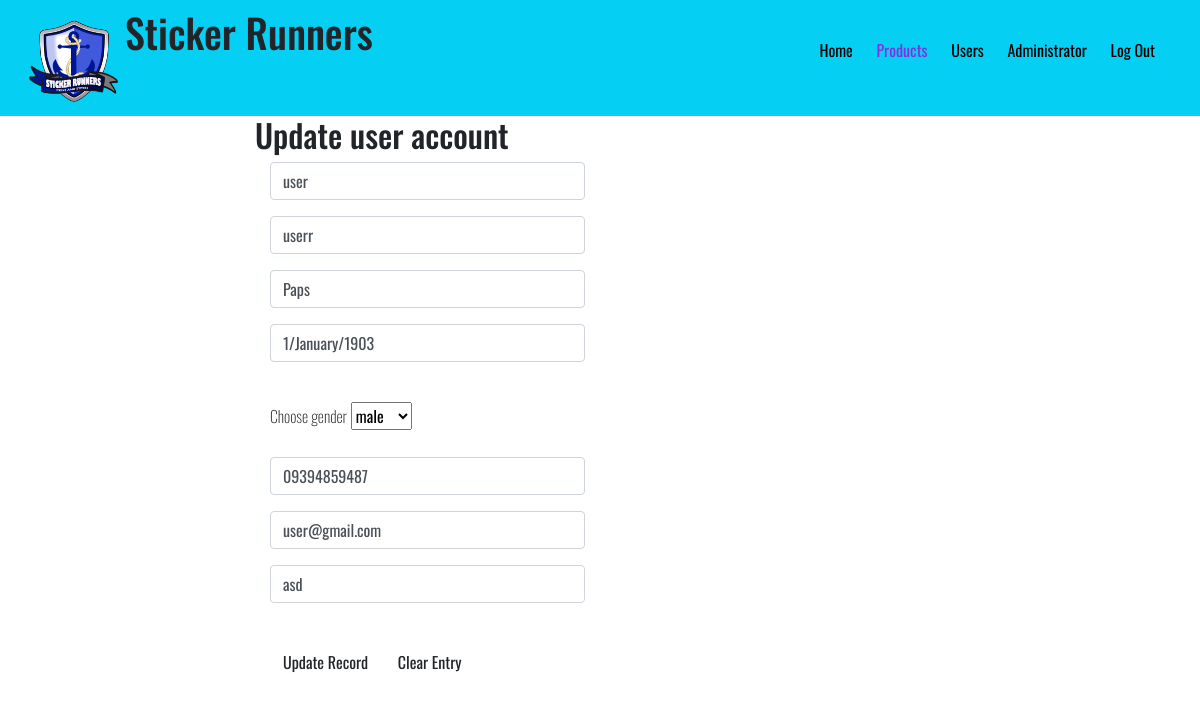
The app's page /adminuseredit.php?id=6 (signed in) with its own data.
### tables this page shows
CREATE TABLE `user` (
  `user_id` int(100) NOT NULL,
  `firstname` varchar(100) NOT NULL,
  `lastname` varchar(100) NOT NULL,
  `username` varchar(100) NOT NULL,
  `username2` varchar(100) NOT NULL,
  `birthday` varchar(100) NOT NULL,
  `gender` varchar(100) NOT NULL,
  `number` varchar(100) NOT NULL,
  `email` varchar(100) NOT NULL,
  `email2` varchar(100) NOT NULL,
  `password` varchar(100) NOT NULL,
  `password2` varchar(100) NOT NULL,
  `profile_picture` varchar(100) NOT NULL,
  `cover_picture` varchar(100) NOT NULL,
  `datejoin` varchar(100) NOT NULL
);

### adminsession.php (called while the page is built, shortened)
<?php
include("includes/database.php");
$id = $_SESSION['id'];
$query=mysqli_query ($con,"SELECT * FROM admin WHERE user_id ='$id'");
$row=mysqli_fetch_array($query);
$username=$row['username'];
?>

### adminuseredit.php (the view, shortened to what this page needs)
<!DOCTYPE html>
<html lang="en">
<head>
    <link href="css/bootstrap.min.css" rel="stylesheet">
    <link href="adminprodstyle.css" rel="stylesheet">
</head>
<body>
<?php include ('adminsession.php');?>
<div class="top">
        <div class="navbar">
            <div class="logo">
                <img src="image/logo.png" alt="" width="100px">
                <h1> Sticker Runners</h1>
            </div>
            <nav>
                <ul>
                    <li id="home"><a href="adminhome.php">Home</a></li>
                    <li id="products"><a href="adminproduct.php">Products</a></li>
                    <li id="about"><a href="adminuser.php">Users</a></li>
                    <li><a href="adminprofile.php" title="<?php echo $username ?>"><?php echo $username ?></label></a></li>
                    <li><a href="logout.php" title="Log out">Log Out</a></li>
                </ul>
            </nav>
        </div>
    </div>
    <div class="mid">
    <div class="col-lg-12">
                  <h2>Update user account</h2>
                  <?php
                  $idp = $_GET["id"];
                  include('includes/database.php');
                  $query="SELECT * from user WHERE user_id=$idp";
                  $result = mysqli_query($con, $query);
                  $row = mysqli_fetch_assoc($result);
                    $fn = $row['firstname'];
                    $ln = $row['lastname'];
                    $us = $row['username'];
                    $birthday  = $row['birthday'];
                    $gender = $row['gender'];
                    $number = $row['number'];
                    $email = $row['email'];
                    $pass = $row['password'];
                  ?>
                      <div class="col-lg-6">
                        <form method="post" action="adminupdateuser.php?id=<?php echo $idp?>">
                            <div class="form-group">
                                <input class="form-control" value="<?php echo $fn ?>" name="fn">
                            </div>
                            <div class="form-group">
                                <input class="form-control" value="<?php echo $ln ?>" name="ln">
                            </div>
                            <div class="form-group">
                                <input class="form-control" value="<?php echo $us ?>" name="us">
                            </div>
                            <div class="form-group">
                                <input class="form-control" value="<?php echo $birthday ?>" name="birthday">
                            </div>
<br>
                            <label for="gender">Choose gender</label>
                                <select name="gender" id="">
                                <option><?php echo $gender ?></option>
                                </select>
                                <br><br>
                            <div class="form-group">
                                <input class="form-control" value="<?php echo $number ?>" name="number">
                            </div>
                            <div class="form-group">
                                <input class="form-control" value="<?php echo $email ?>" name="email">
                            </div>
                            <div class="form-group">
                                <input class="form-control" value="<?php echo $pass ?>" name="pass">
                            </div>
<br>
                            <button type="submit" class="btn btn-default">Update Record</button>
                            <button type="reset" class="btn btn-default">Clear Entry</button>
<br>
                      </form>
                    </div>
                </div>
            </div>
</body>
</html>

### adminprodstyle.css (style rules this page uses)
* { padding: 0; margin: 0; box-sizing: border-box; }
label { display: inline-block; max-width: 100%; margin-bottom: 5px; font-weight: 100; }
body { font-family: 'Oswald', sans-serif; }
.top { background-color: rgb(5, 207, 243); margin-bottom: 0; padding-bottom: 0; }
.navbar { display: flex; align-items: center; max-width: 1300vp; margin: 6; padding-left: 25px; padding-right: 25px; }
.logo h1 { float: left; text-align: left; }
.logo img { float: left; }
nav { flex: 1; text-align: right; }
nav ul { list-style-type: none; }
nav ul li { display: inline-block; margin-right: 20px; }
a { text-decoration: none; color: black; }
#products a { color: blueviolet; }
.mid { margin: 0 20%; }

### records on screen
user: fn "user", ln "userr", us "Paps", birthday "1/January/1903", gender "male", number "09394859487", email "user@gmail.com", pass "asd"

### other values on screen
$username "Administrator"
